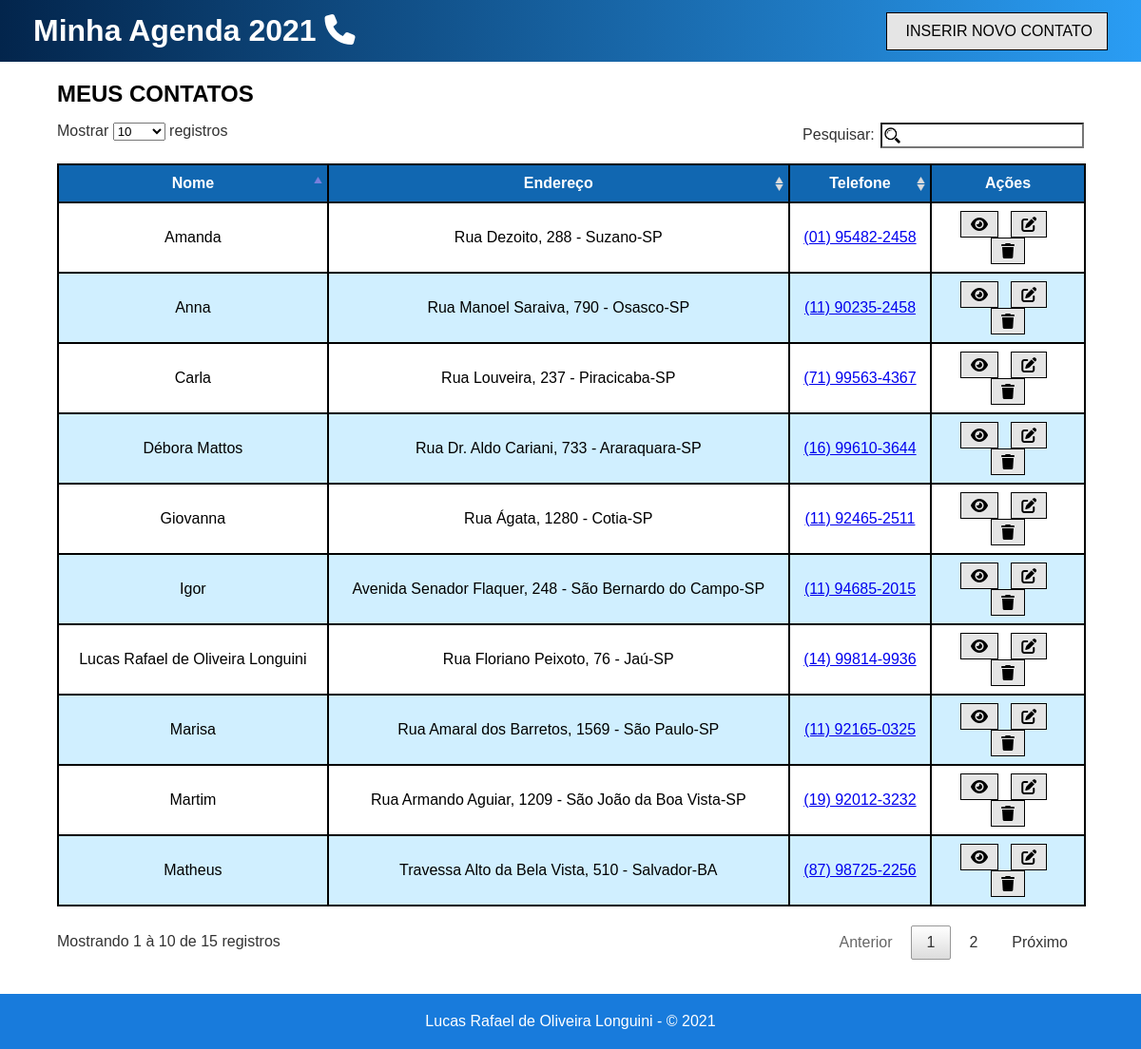
The page / on the database its author committed.
### tables this page shows
CREATE TABLE Contatos (
	`id_contato`	INT NOT NULL AUTO_INCREMENT PRIMARY KEY,
	`nome`			VARCHAR(60) NOT NULL,
	`email`			VARCHAR(50) NULL,
	`telefone`		VARCHAR(14) NULL,
	`celular`		VARCHAR(15) NOT NULL,
	`endereco`		VARCHAR(50) NOT NULL,
	`num`			VARCHAR(5) NOT NULL,
	`bairro`		VARCHAR(30) NULL,
	`cidade`		VARCHAR(50) NOT NULL,
	`cep`			VARCHAR(9) NULL,
	`observacoes`	VARCHAR(1000) NULL,
	`id_estado`		INT NOT NULL,
	FOREIGN KEY (`id_estado`) REFERENCES Estados (`id_estado`)
);

CREATE TABLE Estados (
	`id_estado`		INT NOT NULL AUTO_INCREMENT PRIMARY KEY,
	`uf_nome`		VARCHAR(60) NOT NULL,
	`sigla`			CHAR(2) NOT NULL
);

### controllers/InicioController.class.php (called while the page is built)
<?php
	require_once "models/Conexao.class.php";
	require_once "models/ContatoDAO.class.php";
	class InicioController {
		public function inicio() {
			$contDAO = new ContatoDAO();
			$contato = $contDAO->listarContatos();
			require_once "views/home.php";
		}
	}

### models/Conexao.class.php (called while the page is built, shortened)
<?php
	abstract class Conexao {
		protected function __construct() {
			try {
				$this->db = new PDO("mysql:host=localhost; dbname=AgendaTelefonica; charset=utf8mb4", "root", "");
			}
			catch(Exception $e) {
				die("Ocorreu um erro durante a conexão com o banco de dados. " .$e->getMessage());
			}
		}
	}

### models/ContatoDAO.class.php (called while the page is built, shortened)
<?php
	class ContatoDAO extends Conexao {
		public function listarContatos() {
			$sql = "SELECT c.*, e.*
					FROM contatos c
					INNER JOIN estados e ON (c.id_estado = e.id_estado)";
			try {
				$stmt = $this->db->prepare($sql);
				$stmt->execute();
				return $stmt->fetchAll(PDO::FETCH_OBJ);
				$this->db = null;
			}
			catch(Exception $e) {
				die("Erro ao listar contatos. " .$e->getMessage());
			}
		}
	}

### views/home.php (the view, shortened to what this page needs)
<?php require_once "_nav.php" ?>
<main>
	<h2>MEUS CONTATOS</h2>
	<table id="contatos">
		<thead>
			<tr>
				<th>Nome</th>
				<th>Endereço</th>
				<th>Telefone</th>
				<th>Ações</th>
			</tr>
		</thead>
		<tbody>
			<?php
				foreach ($contato as $cont) {
					$cel = str_replace(array("(", ")", "-", " "), "", $cont->celular);
					echo "<tr>
						<td>{$cont->nome}</td>
						<td>{$cont->endereco}, {$cont->num} - {$cont->cidade}-{$cont->sigla}</td>
						<td><a href='https://wa.me/55{$cel}' title='Conversar via WhatsApp' target='_blank'>{$cont->celular}</a></td>
						<td><a href='?c=ContatoController&m=visualizar&id={$cont->id_contato}' title='Visualizar tudo'><span class='fas fa-eye'></span></a> &nbsp; <a href='?c=ContatoController&m=editarContato&id={$cont->id_contato}' title='Editar'><span class='fas fa-edit'></span></a> &nbsp; <a href='?c=ContatoController&m=apagarContato&id={$cont->id_contato}' title='Apagar'><span class='fas fa-trash'></span></a></td>
					</tr>";
				}
			?>
		</tbody>
	</table>
</main>
<?php require_once "_footer.php" ?>

### views/assets/css/layout.css (style rules this page uses)
* { margin: 0; padding: 0; box-sizing: border-box; font-family: "Verdana", sans-serif; }
main { padding: 20px 60px; }
#contatos, #contatos td, th { border: 1px #000 solid; }
#contatos th { background-color: #1167B1; color: #FFF; }
#contatos td { text-align: center; }
#contatos td a span { border: 1px solid #000; padding: 5px 10px; color: #000; }
#contatos .fa-eye, #contatos .fa-edit, #contatos .fa-trash { background-color: #E5E5E5; }
#contatos tr:nth-child(even) { background-color: #D0EFFF; }

### rows shown on the page
contatos: nome "Lucas Rafael de Oliveira Longuini", endereco "Rua Floriano Peixoto", num "76", cidade "Jaú", id_estado.sigla "SP", celular "(14) 99814-9936"
contatos: nome "Débora Mattos", endereco "Rua Dr. Aldo Cariani", num "733", cidade "Araraquara", id_estado.sigla "SP", celular "(16) 99610-3644"
contatos: nome "Amanda", endereco "Rua Dezoito", num "288", cidade "Suzano", id_estado.sigla "SP", celular "(01) 95482-2458"
contatos: nome "Matheus", endereco "Travessa Alto da Bela Vista", num "510", cidade "Salvador", id_estado.sigla "BA", celular "(87) 98725-2256"
contatos: nome "Carla", endereco "Rua Louveira", num "237", cidade "Piracicaba", id_estado.sigla "SP", celular "(71) 99563-4367"
contatos: nome "Giovanna", endereco "Rua Ágata", num "1280", cidade "Cotia", id_estado.sigla "SP", celular "(11) 92465-2511"
contatos: nome "Martim", endereco "Rua Armando Aguiar", num "1209", cidade "São João da Boa Vista", id_estado.sigla "SP", celular "(19) 92012-3232"
contatos: nome "Marisa", endereco "Rua Amaral dos Barretos", num "1569", cidade "São Paulo", id_estado.sigla "SP", celular "(11) 92165-0325"
contatos: nome "Anna", endereco "Rua Manoel Saraiva", num "790", cidade "Osasco", id_estado.sigla "SP", celular "(11) 90235-2458"
contatos: nome "Igor", endereco "Avenida Senador Flaquer", num "248", cidade "São Bernardo do Campo", id_estado.sigla "SP", celular "(11) 94685-2015"
